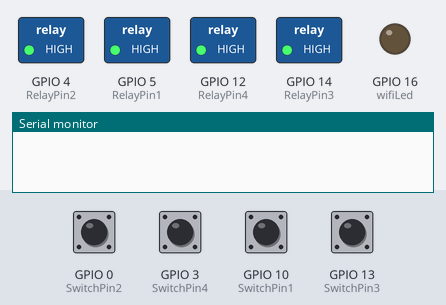
Simulated run of this sketch. Board: ESP8266 (NodeMCU). Parts: switched loads named in the sketch (green lamp = pin HIGH), output pins drawn as LEDs (lit = HIGH), the last lines printed to the serial monitor. Dashed ring = blinking. Inputs (shaded band) come from the test bench; at power-on: GPIO 0 (SwitchPin2), GPIO 3 (SwitchPin4), GPIO 10 (SwitchPin1), GPIO 13 (SwitchPin3) HIGH. WiFi joins after 1.5 s; servers stay silent unless stated.

Above: at 2.2 s.
2.3 s: GPIO 0 (SwitchPin2) pulled LOW for 1 s
At 2.65 s:
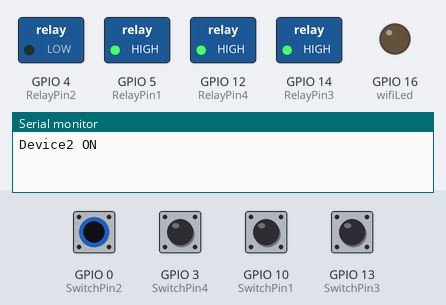
4.9 s: GPIO 3 (SwitchPin4) pulled LOW for 0.15 s
At 6.3 s:
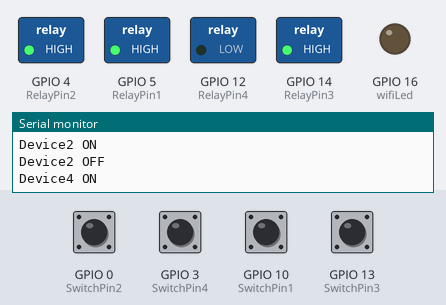
6.6 s: GPIO 10 (SwitchPin1) pulled LOW for 0.15 s
At 7.8 s:
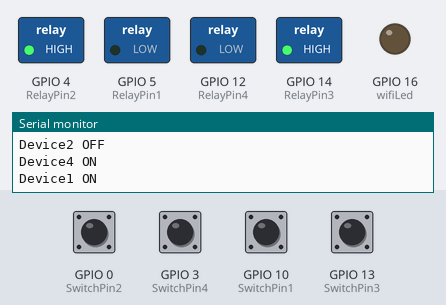
8.3 s: GPIO 13 (SwitchPin3) pulled LOW for 0.15 s
At 9.1 s:
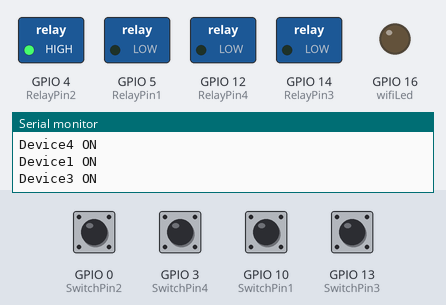
10.0 s: GPIO 0 (SwitchPin2) pulled LOW for 0.15 s
At 11.4 s:
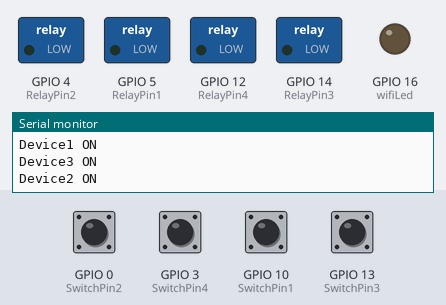
11.7 s: GPIO 3 (SwitchPin4) pulled LOW for 1 s
At 12.05 s:
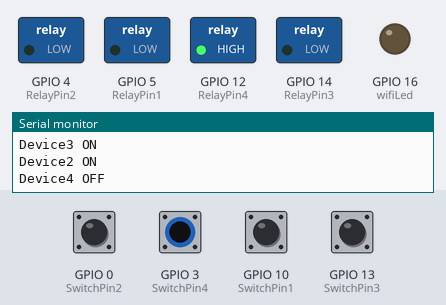
Timing chart, 0 to 14.7 s (numbered marks = the images above; inputs shaded):
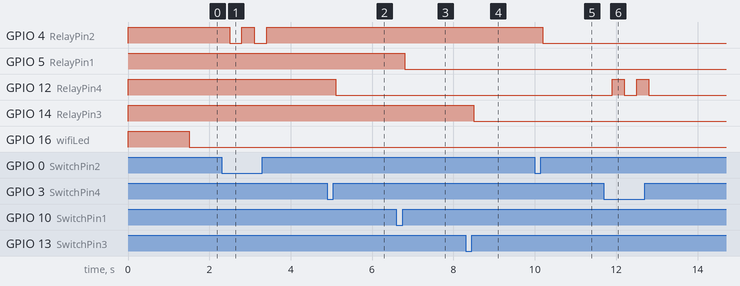

Measured:
- after the input at 2.3 s, GPIO 4 (RelayPin2): alternates HIGH for 0.30 s and LOW for 0.30 s, 4 changes in all, then stays HIGH, starting after 0.20 s
- after the input at 4.9 s, GPIO 12 (RelayPin4): HIGH → LOW after 0.20 s
- after the input at 6.6 s, GPIO 5 (RelayPin1): HIGH → LOW after 0.20 s
- after the input at 8.3 s, GPIO 14 (RelayPin3): HIGH → LOW after 0.20 s
- after the input at 10.0 s, GPIO 4 (RelayPin2): HIGH → LOW after 0.20 s
- after the input at 11.7 s, GPIO 12 (RelayPin4): alternates HIGH for 0.30 s and LOW for 0.30 s, 4 changes in all, then stays LOW, starting after 0.20 s

The sketch:

8_relay.ino
```cpp
/**********************************************************************************
 *  TITLE: Blynk + Manual Switch control Relays using Multiple NodeMCU (Real time feedback + no WiFi control)
 *  Click on the following links to learn more.
 *  YouTube Video: https://youtu.be/v4MealVM5bE
 *  Related Blog : https://iotcircuithub.com/esp8266-projects/
 *  by Tech StudyCell
 *  Preferences--> Aditional boards Manager URLs :
 *  https://dl.espressif.com/dl/package_esp32_index.json, http://arduino.esp8266.com/stable/package_esp8266com_index.json
 *
 *  Download Board ESP8266 NodeMCU : https://github.com/esp8266/Arduino
 *  Download the libraries
 *  https://github.com/blynkkk/blynk-library/releases/download/v0.6.1/Blynk_Release_v0.6.1.zip
 **********************************************************************************/

//#define BLYNK_PRINT Serial
#include <BlynkSimpleEsp8266.h>

// define the GPIO connected with Relays and switches
#define RelayPin1 5  //D1
#define RelayPin2 4  //D2
#define RelayPin3 14 //D5
#define RelayPin4 12 //D6

#define SwitchPin1 10  //SD3
#define SwitchPin2 0   //D3
#define SwitchPin3 13  //D7
#define SwitchPin4 3   //RX

#define wifiLed   16   //D0

//Change the virtual pins according the rooms
#define VPIN_BUTTON_1    V5
#define VPIN_BUTTON_2    V6
#define VPIN_BUTTON_3    V7
#define VPIN_BUTTON_4    V8

int toggleState_1 = 1; //Define integer to remember the toggle state for relay 1
int toggleState_2 = 1; //Define integer to remember the toggle state for relay 2
int toggleState_3 = 1; //Define integer to remember the toggle state for relay 3
int toggleState_4 = 1; //Define integer to remember the toggle state for relay 4

int wifiFlag = 0;

#define AUTH "elC8QzlXXZNFyH1NwdPRp9GxMusbvj4R"                 // You should get Auth Token in the Blynk App.
#define WIFI_SSID "octa145"             //Enter Wifi Name
#define WIFI_PASS "techo123"         //Enter wifi Password

BlynkTimer timer;

void relayOnOff(int relay){
    switch(relay){
      case 1:
             if(toggleState_1 == 1){
              digitalWrite(RelayPin1, LOW); // turn on relay 1
              toggleState_1 = 0;
              Serial.println("Device1 ON");
              }
             else{
              digitalWrite(RelayPin1, HIGH); // turn off relay 1
              toggleState_1 = 1;
              Serial.println("Device1 OFF");
              }
             delay(100);
      break;
      case 2:
             if(toggleState_2 == 1){
              digitalWrite(RelayPin2, LOW); // turn on relay 2
              toggleState_2 = 0;
              Serial.println("Device2 ON");
              }
             else{
              digitalWrite(RelayPin2, HIGH); // turn off relay 2
              toggleState_2 = 1;
              Serial.println("Device2 OFF");
              }
             delay(100);
      break;
      case 3:
             if(toggleState_3 == 1){
              digitalWrite(RelayPin3, LOW); // turn on relay 3
              toggleState_3 = 0;
              Serial.println("Device3 ON");
              }
             else{
              digitalWrite(RelayPin3, HIGH); // turn off relay 3
              toggleState_3 = 1;
              Serial.println("Device3 OFF");
              }
             delay(100);
      break;
      case 4:
             if(toggleState_4 == 1){
              digitalWrite(RelayPin4, LOW); // turn on relay 4
              toggleState_4 = 0;
              Serial.println("Device4 ON");
              }
             else{
              digitalWrite(RelayPin4, HIGH); // turn off relay 4
              toggleState_4 = 1;
              Serial.println("Device4 OFF");
              }
             delay(100);
      break;
      default : break;
      }
}

void with_internet(){
    //Manual Switch Control
    if (digitalRead(SwitchPin1) == LOW){
      delay(200);
      relayOnOff(1);
      Blynk.virtualWrite(VPIN_BUTTON_1, toggleState_1);   // Update Button Widget
    }
    else if (digitalRead(SwitchPin2) == LOW){
      delay(200);
      relayOnOff(2);
      Blynk.virtualWrite(VPIN_BUTTON_2, toggleState_2);   // Update Button Widget
    }
    else if (digitalRead(SwitchPin3) == LOW){
      delay(200);
      relayOnOff(3);
      Blynk.virtualWrite(VPIN_BUTTON_3, toggleState_3);   // Update Button Widget
    }
    else if (digitalRead(SwitchPin4) == LOW){
      delay(200);
      relayOnOff(4);
      Blynk.virtualWrite(VPIN_BUTTON_4, toggleState_4);   // Update Button Widget
    }
}
void without_internet(){
    //Manual Switch Control
    if (digitalRead(SwitchPin1) == LOW){
      delay(200);
      relayOnOff(1);
    }
    else if (digitalRead(SwitchPin2) == LOW){
      delay(200);
      relayOnOff(2);
    }
    else if (digitalRead(SwitchPin3) == LOW){
      delay(200);
      relayOnOff(3);
    }
    else if (digitalRead(SwitchPin4) == LOW){
      delay(200);
      relayOnOff(4);
    }
}

//BLYNK_CONNECTED() {
//  // Request the latest state from the server
//  Blynk.syncVirtual(VPIN_BUTTON_1);
//  Blynk.syncVirtual(VPIN_BUTTON_2);
//  Blynk.syncVirtual(VPIN_BUTTON_3);
//  Blynk.syncVirtual(VPIN_BUTTON_4);
//}

// When App button is pushed - switch the state

BLYNK_WRITE(VPIN_BUTTON_1) {
  toggleState_1 = param.asInt();
  digitalWrite(RelayPin1, toggleState_1);
}

BLYNK_WRITE(VPIN_BUTTON_2) {
  toggleState_2 = param.asInt();
  digitalWrite(RelayPin2, toggleState_2);
}

BLYNK_WRITE(VPIN_BUTTON_3) {
  toggleState_3 = param.asInt();
  digitalWrite(RelayPin3, toggleState_3);
}

BLYNK_WRITE(VPIN_BUTTON_4) {
  toggleState_4 = param.asInt();
  digitalWrite(RelayPin4, toggleState_4);
}

void checkBlynkStatus() { // called every 3 seconds by SimpleTimer

  bool isconnected = Blynk.connected();
  if (isconnected == false) {
    wifiFlag = 1;
  }
  if (isconnected == true) {
    wifiFlag = 0;
    Blynk.virtualWrite(VPIN_BUTTON_1, toggleState_1);
    Blynk.virtualWrite(VPIN_BUTTON_2, toggleState_2);
    Blynk.virtualWrite(VPIN_BUTTON_3, toggleState_3);
    Blynk.virtualWrite(VPIN_BUTTON_4, toggleState_4);
  }
}
void setup()
{
  Serial.begin(9600);

  pinMode(RelayPin1, OUTPUT);
  pinMode(RelayPin2, OUTPUT);
  pinMode(RelayPin3, OUTPUT);
  pinMode(RelayPin4, OUTPUT);

  pinMode(wifiLed, OUTPUT);

  pinMode(SwitchPin1, INPUT_PULLUP);
  pinMode(SwitchPin2, INPUT_PULLUP);
  pinMode(SwitchPin3, INPUT_PULLUP);
  pinMode(SwitchPin4, INPUT_PULLUP);

  //During Starting all Relays should TURN OFF
  digitalWrite(RelayPin1, toggleState_1);
  digitalWrite(RelayPin2, toggleState_2);
  digitalWrite(RelayPin3, toggleState_3);
  digitalWrite(RelayPin4, toggleState_4);

  digitalWrite(wifiLed, HIGH);

  WiFi.begin(WIFI_SSID, WIFI_PASS);
  timer.setInterval(3000L, checkBlynkStatus); // check if Blynk server is connected every 3 seconds
  Blynk.config(AUTH);
  delay(1000);

  Blynk.virtualWrite(VPIN_BUTTON_1, toggleState_1);
  Blynk.virtualWrite(VPIN_BUTTON_2, toggleState_2);
  Blynk.virtualWrite(VPIN_BUTTON_3, toggleState_3);
  Blynk.virtualWrite(VPIN_BUTTON_4, toggleState_4);
}

void loop()
{
  if (WiFi.status() != WL_CONNECTED)
  {
    //Serial.println("WiFi Not Connected");
    digitalWrite(wifiLed, HIGH);
  }
  else
  {
    //+Serial.println("WiFi Connected");
    digitalWrite(wifiLed, LOW); //Turn on WiFi LED
    Blynk.run();
  }

  timer.run(); // Initiates SimpleTimer
  if (wifiFlag == 0)
    with_internet();
  else
    without_internet();
}
```
